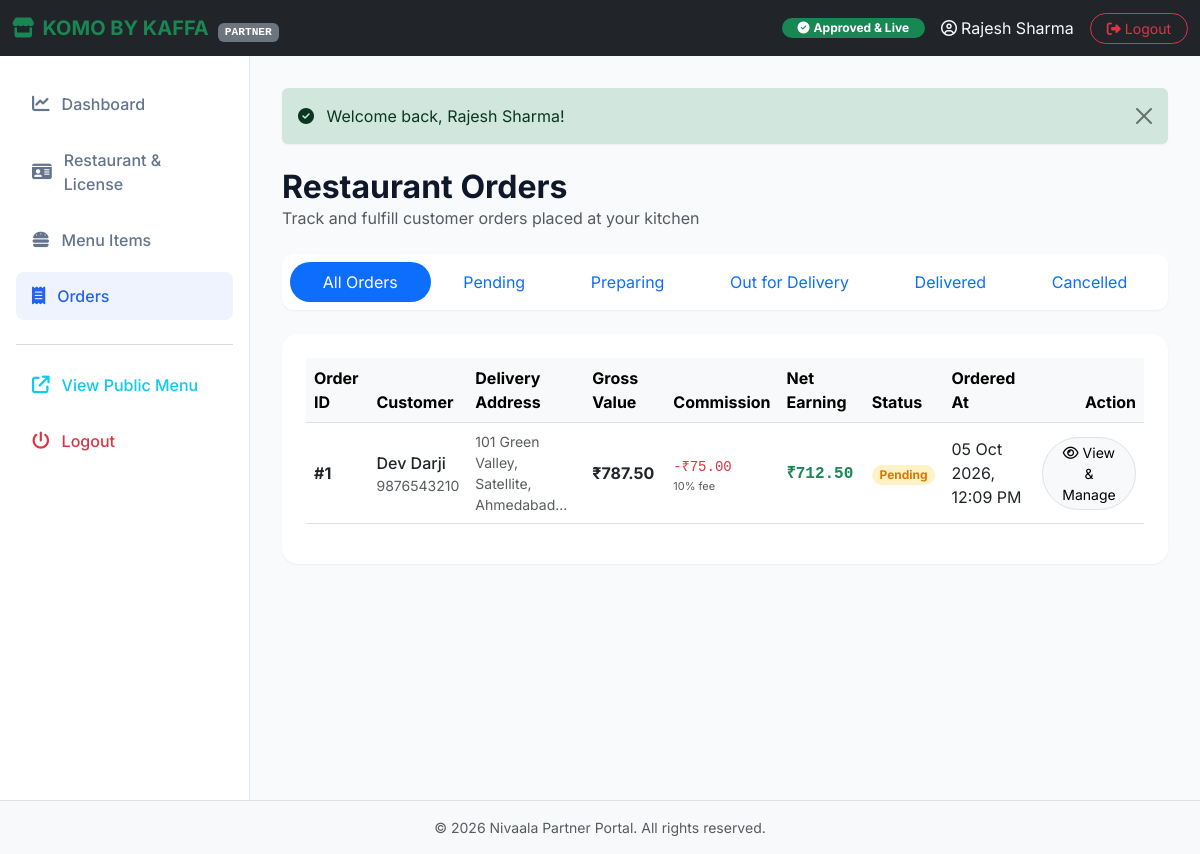
The app's page /restaurant/orders.php (signed in), older data.
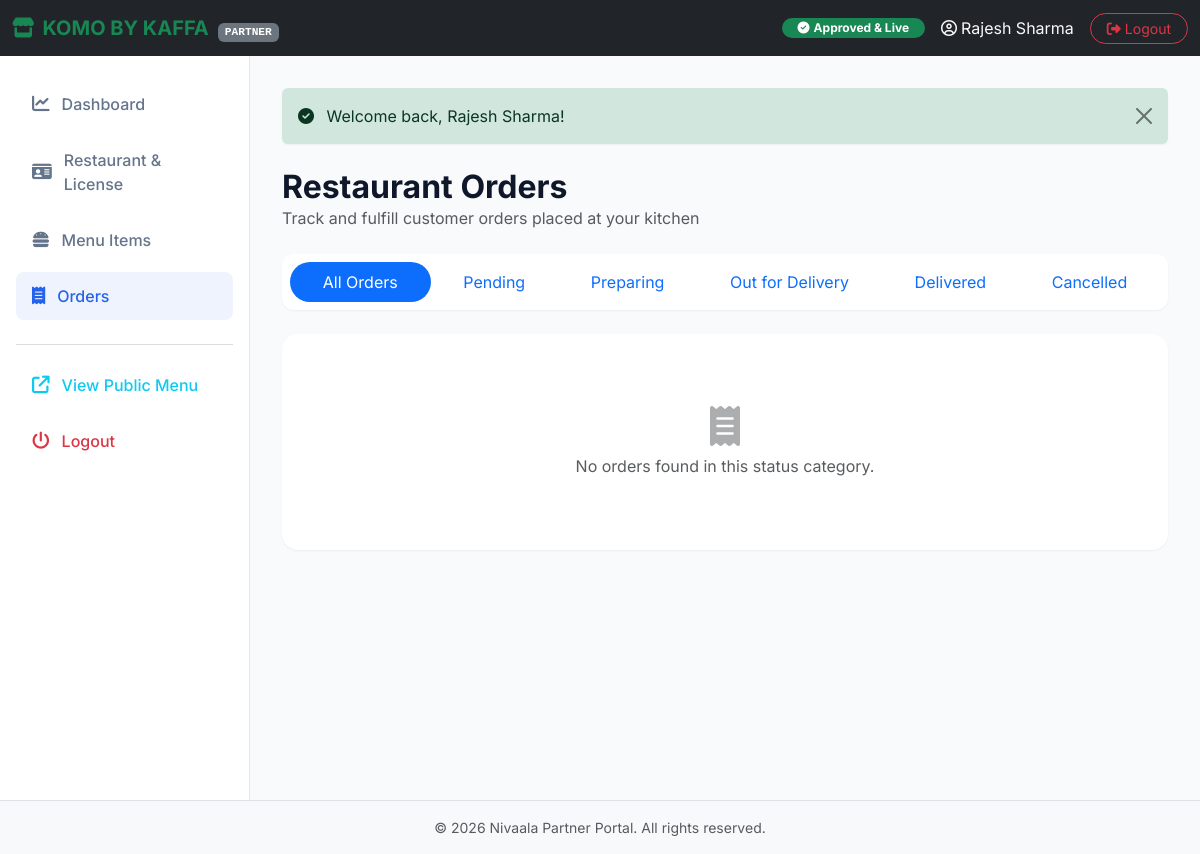
The same page, newer data.
### tables this page shows
CREATE TABLE `orders` (
  `id` int(11) NOT NULL AUTO_INCREMENT,
  `restaurant_id` int(11) DEFAULT NULL,
  `user_id` int(11) NOT NULL,
  `subtotal` decimal(10,2) NOT NULL DEFAULT 0.00,
  `cgst` decimal(10,2) NOT NULL DEFAULT 0.00,
  `sgst` decimal(10,2) NOT NULL DEFAULT 0.00,
  `delivery_fee` decimal(10,2) NOT NULL DEFAULT 0.00,
  `total_amount` decimal(10,2) NOT NULL,
  `commission_rate` decimal(5,2) NOT NULL DEFAULT 10.00,
  `commission_amount` decimal(10,2) NOT NULL DEFAULT 0.00,
  `partner_earnings` decimal(10,2) NOT NULL DEFAULT 0.00,
  `status` enum('Pending','Preparing','Out for Delivery','Delivered','Cancelled') DEFAULT 'Pending',
  `delivery_address` text NOT NULL,
  `phone` varchar(15) NOT NULL,
  `payment_method` varchar(50) DEFAULT 'Cash on Delivery',
  `created_at` timestamp NOT NULL DEFAULT current_timestamp(),
  `updated_at` timestamp NOT NULL DEFAULT current_timestamp() ON UPDATE current_timestamp(),
  PRIMARY KEY (`id`),
  KEY `restaurant_id` (`restaurant_id`),
  KEY `user_id` (`user_id`),
  CONSTRAINT `orders_ibfk_1` FOREIGN KEY (`restaurant_id`) REFERENCES `restaurants` (`id`) ON DELETE SET NULL,
  CONSTRAINT `orders_ibfk_2` FOREIGN KEY (`user_id`) REFERENCES `users` (`id`) ON DELETE CASCADE
);

CREATE TABLE `users` (
  `id` int(11) NOT NULL AUTO_INCREMENT,
  `name` varchar(100) NOT NULL,
  `email` varchar(100) NOT NULL,
  `password` varchar(255) NOT NULL,
  `phone` varchar(15) NOT NULL,
  `address` text NOT NULL,
  `role` enum('customer','admin','restaurant_owner') DEFAULT 'customer',
  `created_at` timestamp NOT NULL DEFAULT current_timestamp(),
  PRIMARY KEY (`id`),
  UNIQUE KEY `email` (`email`)
);

### restaurant/orders.php (the view, shortened to what this page needs)
<?php
include_once 'includes/header.php';
$rest_id = $restaurant['id'];
$status_filter = $_GET['status'] ?? 'all';
$selected_order_id = isset($_GET['order_id']) ? intval($_GET['order_id']) : 0;
$query = "
    SELECT o.*, u.name AS customer_name, u.email AS customer_email
    FROM orders o
    JOIN users u ON o.user_id = u.id
    WHERE o.restaurant_id = :rest_id
";
$params = [':rest_id' => $rest_id];
$query .= " ORDER BY o.created_at DESC";
try {
    $stmt = $conn->prepare($query);
    $stmt->execute($params);
    $orders = $stmt->fetchAll();
} catch (PDOException $e) {
    die("Database error: " . $e->getMessage());
}
?>
<div class="d-flex justify-content-between align-items-center mb-4">
  <div>
    <h2 class="fw-bold mb-0">Restaurant Orders</h2>
    <p class="text-muted mb-0">Track and fulfill customer orders placed at your kitchen</p>
  </div>
</div>
<div class="card border-0 shadow-sm-custom mb-4" style="border-radius: 12px;">
  <div class="card-body p-2">
    <div class="nav nav-pills nav-fill">
      <a class="nav-link rounded-pill <?php echo $status_filter === 'all' ? 'active' : ''; ?>" href="orders.php">All Orders</a>
      <a class="nav-link rounded-pill <?php echo $status_filter === 'Pending' ? 'active' : ''; ?>" href="orders.php?status=Pending">Pending</a>
      <a class="nav-link rounded-pill <?php echo $status_filter === 'Preparing' ? 'active' : ''; ?>" href="orders.php?status=Preparing">Preparing</a>
      <a class="nav-link rounded-pill <?php echo $status_filter === 'Out for Delivery' ? 'active' : ''; ?>" href="orders.php?status=Out for Delivery">Out for Delivery</a>
      <a class="nav-link rounded-pill <?php echo $status_filter === 'Delivered' ? 'active' : ''; ?>" href="orders.php?status=Delivered">Delivered</a>
      <a class="nav-link rounded-pill <?php echo $status_filter === 'Cancelled' ? 'active' : ''; ?>" href="orders.php?status=Cancelled">Cancelled</a>
    </div>
  </div>
</div>
<div class="card border-0 shadow-sm-custom p-4" style="border-radius: 16px;">
  <?php if (count($orders) > 0): ?>
    <div class="table-responsive">
      <table class="table align-middle table-hover">
        <thead class="table-light">
          <tr>
            <th>Order ID</th>
            <th>Customer</th>
            <th>Delivery Address</th>
            <th>Gross Value</th>
            <th>Commission</th>
            <th>Net Earning</th>
            <th>Status</th>
            <th>Ordered At</th>
            <th class="text-end">Action</th>
          </tr>
        </thead>
        <tbody>
          <?php foreach ($orders as $order):
            $badge_class = 'badge-pending';
            $ord_comm = (float)($order['commission_amount'] ?? ($order['total_amount'] * 0.10));
            $ord_net = (float)($order['partner_earnings'] ?? ($order['total_amount'] - $ord_comm));
          ?>
            <tr class="<?php echo $selected_order_id === (int)$order['id'] ? 'table-primary' : ''; ?>">
              <td class="fw-bold">#<?php echo $order['id']; ?></td>
              <td>
                <div class="fw-medium"><?php echo htmlspecialchars($order['customer_name']); ?></div>
                <div class="text-muted small"><?php echo htmlspecialchars($order['phone']); ?></div>
              </td>
              <td class="text-muted small" style="max-width: 200px;"><?php echo htmlspecialchars(substr($order['delivery_address'], 0, 40)) . '...'; ?></td>
              <td class="fw-bold text-dark">₹<?php echo number_format($order['total_amount'], 2); ?></td>
              <td>
                <span class="text-danger font-monospace small">-₹<?php echo number_format($ord_comm, 2); ?></span>
                <div class="text-muted" style="font-size: 11px;"><?php echo number_format((float)($order['commission_rate'] ?? 10), 0); ?>% fee</div>
              </td>
              <td>
                <span class="fw-bold text-success font-monospace">₹<?php echo number_format($ord_net, 2); ?></span>
              </td>
              <td>
                <span class="badge rounded-pill px-2.5 py-1.5 <?php echo $badge_class; ?>">
                  <?php echo htmlspecialchars($order['status']); ?>
                </span>
              </td>
              <td><?php echo date('d M Y, h:i A', strtotime($order['created_at'])); ?></td>
              <td class="text-end">
                <a href="orders.php?order_id=<?php echo $order['id']; ?><?php echo $status_filter !== 'all' ? '&status=' . urlencode($status_filter) : ''; ?>" class="btn btn-sm btn-light border rounded-pill px-3">
                  <i class="fa-regular fa-eye me-1"></i>View & Manage
                </a>
              </td>
            </tr>
          <?php endforeach; ?>
        </tbody>
      </table>
    </div>
  <?php else: ?>
    <div class="text-center py-5">
      <i class="fa-solid fa-receipt text-muted fs-1 mb-2 opacity-50"></i>
      <p class="text-muted mb-0">No orders found in this status category.</p>
    </div>
  <?php endif; ?>
</div>
<?php include_once 'includes/footer.php'; ?>

Row changes from the older to the newer data that the page shows:
removed orders: id "1", user.name "Dev Darji", phone "9876543210", delivery_address "101 Green Valley, Satellite, Ahmedabad", total_amount "787.50", commission_amount "75.00", commission_rate "10", partner_earnings "712.50", status "Pending", created_at "05 Oct 2026, 12:09 PM"
Text that changed along with them:
text no longer shown: "Order ID Customer Delivery Address Gross Value Commission Net Earning Status Ordered At Action"
text now shown: "No orders found in this status category."
